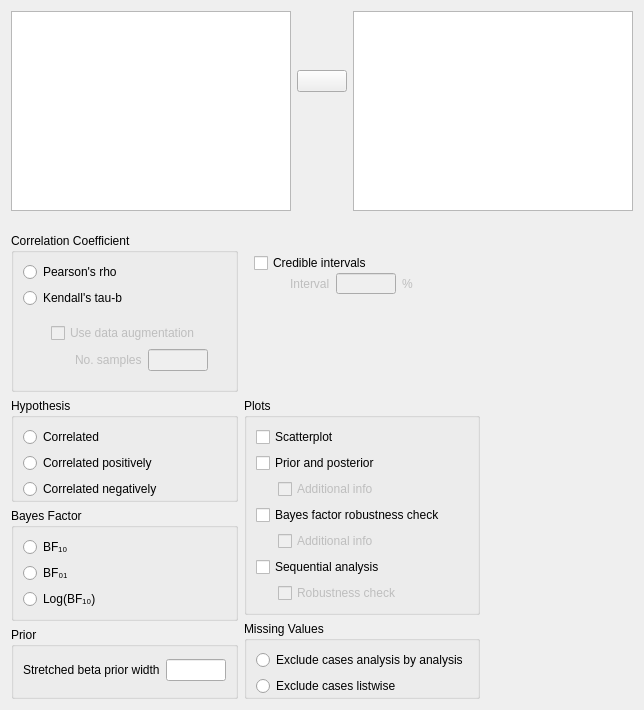
<?xml version="1.0" encoding="UTF-8"?>
<ui version="4.0">
 <class>CorrelationBayesianPairsForm</class>
 <widget class="QWidget" name="CorrelationBayesianPairsForm">
  <property name="geometry">
   <rect>
    <x>0</x>
    <y>0</y>
    <width>644</width>
    <height>691</height>
   </rect>
  </property>
  <property name="sizePolicy">
   <sizepolicy hsizetype="Fixed" vsizetype="Preferred">
    <horstretch>0</horstretch>
    <verstretch>0</verstretch>
   </sizepolicy>
  </property>
  <property name="windowTitle">
   <string>Form</string>
  </property>
  <layout class="QGridLayout" name="gridLayout_7">
   <property name="verticalSpacing">
    <number>0</number>
   </property>
   <item row="0" column="0">
    <widget class="QWidget" name="topWidget" native="true">
     <property name="sizePolicy">
      <sizepolicy hsizetype="Preferred" vsizetype="Fixed">
       <horstretch>0</horstretch>
       <verstretch>0</verstretch>
      </sizepolicy>
     </property>
     <layout class="QGridLayout" name="gridLayout">
      <property name="leftMargin">
       <number>0</number>
      </property>
      <property name="topMargin">
       <number>0</number>
      </property>
      <property name="rightMargin">
       <number>0</number>
      </property>
      <property name="verticalSpacing">
       <number>0</number>
      </property>
      <item row="1" column="1" rowspan="4">
       <widget class="AvailableFieldsListView" name="availableFields">
        <property name="sizePolicy">
         <sizepolicy hsizetype="Expanding" vsizetype="Preferred">
          <horstretch>0</horstretch>
          <verstretch>0</verstretch>
         </sizepolicy>
        </property>
        <property name="minimumSize">
         <size>
          <width>0</width>
          <height>200</height>
         </size>
        </property>
        <property name="maximumSize">
         <size>
          <width>16777215</width>
          <height>200</height>
         </size>
        </property>
       </widget>
      </item>
      <item row="1" column="3" rowspan="4">
       <widget class="BoundPairsTable" name="pairs">
        <property name="sizePolicy">
         <sizepolicy hsizetype="Expanding" vsizetype="Preferred">
          <horstretch>0</horstretch>
          <verstretch>0</verstretch>
         </sizepolicy>
        </property>
        <property name="minimumSize">
         <size>
          <width>0</width>
          <height>200</height>
         </size>
        </property>
        <property name="maximumSize">
         <size>
          <width>16777215</width>
          <height>200</height>
         </size>
        </property>
       </widget>
      </item>
      <item row="3" column="2" rowspan="2">
       <spacer name="verticalSpacer_3">
        <property name="orientation">
         <enum>Qt::Vertical</enum>
        </property>
        <property name="sizeType">
         <enum>QSizePolicy::Expanding</enum>
        </property>
        <property name="sizeHint" stdset="0">
         <size>
          <width>20</width>
          <height>40</height>
         </size>
        </property>
       </spacer>
      </item>
      <item row="1" column="2">
       <spacer name="verticalSpacer_5">
        <property name="orientation">
         <enum>Qt::Vertical</enum>
        </property>
        <property name="sizeType">
         <enum>QSizePolicy::Fixed</enum>
        </property>
        <property name="sizeHint" stdset="0">
         <size>
          <width>20</width>
          <height>40</height>
         </size>
        </property>
       </spacer>
      </item>
      <item row="2" column="2">
       <widget class="AssignButton" name="assignButton">
        <property name="sizePolicy">
         <sizepolicy hsizetype="Fixed" vsizetype="Fixed">
          <horstretch>0</horstretch>
          <verstretch>0</verstretch>
         </sizepolicy>
        </property>
        <property name="minimumSize">
         <size>
          <width>50</width>
          <height>0</height>
         </size>
        </property>
        <property name="maximumSize">
         <size>
          <width>50</width>
          <height>16777215</height>
         </size>
        </property>
        <property name="text">
         <string/>
        </property>
       </widget>
      </item>
     </layout>
    </widget>
   </item>
   <item row="2" column="0">
    <spacer name="verticalSpacer">
     <property name="orientation">
      <enum>Qt::Vertical</enum>
     </property>
     <property name="sizeHint" stdset="0">
      <size>
       <width>20</width>
       <height>40</height>
      </size>
     </property>
    </spacer>
   </item>
   <item row="1" column="0">
    <widget class="QWidget" name="options" native="true">
     <property name="sizePolicy">
      <sizepolicy hsizetype="Fixed" vsizetype="Preferred">
       <horstretch>0</horstretch>
       <verstretch>0</verstretch>
      </sizepolicy>
     </property>
     <layout class="QGridLayout" name="gridLayout_3">
      <property name="leftMargin">
       <number>0</number>
      </property>
      <property name="topMargin">
       <number>13</number>
      </property>
      <property name="rightMargin">
       <number>0</number>
      </property>
      <property name="bottomMargin">
       <number>0</number>
      </property>
      <item row="4" column="0">
       <widget class="QWidget" name="widget_2" native="true">
        <layout class="QGridLayout" name="gridLayout_5">
         <property name="leftMargin">
          <number>0</number>
         </property>
         <property name="topMargin">
          <number>0</number>
         </property>
         <property name="rightMargin">
          <number>0</number>
         </property>
         <property name="bottomMargin">
          <number>0</number>
         </property>
         <item row="2" column="0">
          <widget class="GroupBox" name="groupPrior">
           <property name="title">
            <string>Prior</string>
           </property>
           <layout class="QGridLayout" name="gridLayout_11">
            <property name="topMargin">
             <number>6</number>
            </property>
            <item row="0" column="1">
             <widget class="BoundTextBox" name="priorWidth">
              <property name="minimumSize">
               <size>
                <width>60</width>
                <height>0</height>
               </size>
              </property>
              <property name="maximumSize">
               <size>
                <width>60</width>
                <height>16777215</height>
               </size>
              </property>
             </widget>
            </item>
            <item row="0" column="0">
             <widget class="QLabel" name="label">
              <property name="text">
               <string>Stretched beta prior width</string>
              </property>
             </widget>
            </item>
            <item row="0" column="2">
             <spacer name="horizontalSpacer_2">
              <property name="orientation">
               <enum>Qt::Horizontal</enum>
              </property>
              <property name="sizeHint" stdset="0">
               <size>
                <width>0</width>
                <height>20</height>
               </size>
              </property>
             </spacer>
            </item>
           </layout>
          </widget>
         </item>
         <item row="0" column="0">
          <widget class="BoundGroupBox" name="hypothesis">
           <property name="title">
            <string>Hypothesis</string>
           </property>
           <property name="flat">
            <bool>true</bool>
           </property>
           <layout class="QGridLayout" name="gridLayout_9">
            <property name="bottomMargin">
             <number>0</number>
            </property>
            <item row="2" column="0">
             <widget class="QRadioButton" name="_3oneTailedLessThan">
              <property name="text">
               <string>Correlated negatively</string>
              </property>
             </widget>
            </item>
            <item row="1" column="0">
             <widget class="QRadioButton" name="_2oneTailedGreaterThan">
              <property name="text">
               <string>Correlated positively</string>
              </property>
             </widget>
            </item>
            <item row="0" column="0">
             <widget class="QRadioButton" name="_1twoTailed">
              <property name="text">
               <string>Correlated</string>
              </property>
             </widget>
            </item>
           </layout>
          </widget>
         </item>
         <item row="1" column="0">
          <widget class="BoundGroupBox" name="bayesFactorType">
           <property name="title">
            <string>Bayes Factor</string>
           </property>
           <property name="flat">
            <bool>true</bool>
           </property>
           <layout class="QGridLayout" name="gridLayout_13">
            <item row="1" column="0">
             <widget class="QRadioButton" name="_2">
              <property name="text">
               <string>BF₀₁</string>
              </property>
             </widget>
            </item>
            <item row="0" column="0">
             <widget class="QRadioButton" name="_1">
              <property name="text">
               <string>BF₁₀</string>
              </property>
             </widget>
            </item>
            <item row="2" column="0">
             <widget class="QRadioButton" name="_3">
              <property name="text">
               <string>Log(BF₁₀)</string>
              </property>
             </widget>
            </item>
            <item row="1" column="1">
             <widget class="QWidget" name="widget" native="true"/>
            </item>
           </layout>
          </widget>
         </item>
        </layout>
       </widget>
      </item>
      <item row="4" column="1">
       <widget class="QWidget" name="widget_3" native="true">
        <layout class="QGridLayout" name="gridLayout_2">
         <property name="leftMargin">
          <number>0</number>
         </property>
         <property name="topMargin">
          <number>0</number>
         </property>
         <property name="rightMargin">
          <number>0</number>
         </property>
         <property name="bottomMargin">
          <number>0</number>
         </property>
         <item row="2" column="0">
          <widget class="BoundGroupBox" name="missingValues">
           <property name="title">
            <string>Missing Values</string>
           </property>
           <property name="flat">
            <bool>true</bool>
           </property>
           <layout class="QGridLayout" name="gridLayout_6">
            <property name="bottomMargin">
             <number>0</number>
            </property>
            <item row="0" column="0">
             <widget class="QRadioButton" name="_1excludeAnalysisByAnalysis">
              <property name="text">
               <string>Exclude cases analysis by analysis</string>
              </property>
             </widget>
            </item>
            <item row="1" column="0">
             <widget class="QRadioButton" name="_2excludeListwise">
              <property name="text">
               <string>Exclude cases listwise</string>
              </property>
             </widget>
            </item>
           </layout>
          </widget>
         </item>
         <item row="0" column="0">
          <widget class="GroupBox" name="plotsGroup">
           <property name="title">
            <string>Plots</string>
           </property>
           <layout class="QGridLayout" name="gridLayout_4">
            <item row="1" column="0" colspan="3">
             <widget class="BoundCheckBox" name="plotPriorAndPosterior">
              <property name="text">
               <string>Prior and posterior</string>
              </property>
             </widget>
            </item>
            <item row="5" column="0" colspan="3">
             <widget class="BoundCheckBox" name="plotSequentialAnalysis">
              <property name="text">
               <string>Sequential analysis</string>
              </property>
             </widget>
            </item>
            <item row="3" column="0" colspan="3">
             <widget class="BoundCheckBox" name="plotBayesFactorRobustness">
              <property name="text">
               <string>Bayes factor robustness check</string>
              </property>
             </widget>
            </item>
            <item row="6" column="1" colspan="2">
             <widget class="BoundCheckBox" name="plotSequentialAnalysisRobustness">
              <property name="enabled">
               <bool>false</bool>
              </property>
              <property name="text">
               <string>Robustness check</string>
              </property>
             </widget>
            </item>
            <item row="2" column="1" colspan="2">
             <widget class="BoundCheckBox" name="plotPriorAndPosteriorAdditionalInfo">
              <property name="enabled">
               <bool>false</bool>
              </property>
              <property name="text">
               <string>Additional info</string>
              </property>
             </widget>
            </item>
            <item row="6" column="0">
             <widget class="QWidget" name="widget_5" native="true">
              <property name="maximumSize">
               <size>
                <width>16</width>
                <height>16777215</height>
               </size>
              </property>
             </widget>
            </item>
            <item row="0" column="0" colspan="3">
             <widget class="BoundCheckBox" name="plotScatter">
              <property name="text">
               <string>Scatterplot</string>
              </property>
             </widget>
            </item>
            <item row="4" column="1">
             <widget class="BoundCheckBox" name="plotBayesFactorRobustnessAdditionalInfo">
              <property name="enabled">
               <bool>false</bool>
              </property>
              <property name="text">
               <string>Additional info</string>
              </property>
             </widget>
            </item>
           </layout>
          </widget>
         </item>
        </layout>
       </widget>
      </item>
      <item row="2" column="0">
       <widget class="BoundGroupBox" name="corcoefficient">
        <property name="title">
         <string>Correlation Coefficient</string>
        </property>
        <property name="flat">
         <bool>true</bool>
        </property>
        <layout class="QGridLayout" name="gridLayout_8">
         <item row="2" column="1">
          <widget class="QWidget" name="latentCont" native="true">
           <property name="enabled">
            <bool>false</bool>
           </property>
           <layout class="QVBoxLayout" name="verticalLayout">
            <item>
             <widget class="BoundCheckBox" name="useLatentNormalKendallTau">
              <property name="enabled">
               <bool>false</bool>
              </property>
              <property name="text">
               <string>Use data augmentation</string>
              </property>
             </widget>
            </item>
            <item>
             <widget class="QWidget" name="kendallSamplesNumberContainer" native="true">
              <property name="enabled">
               <bool>false</bool>
              </property>
              <layout class="QHBoxLayout" name="horizontalLayout">
               <property name="leftMargin">
                <number>24</number>
               </property>
               <property name="topMargin">
                <number>0</number>
               </property>
               <property name="bottomMargin">
                <number>0</number>
               </property>
               <item>
                <widget class="QLabel" name="label_11_1">
                 <property name="text">
                  <string>No. samples</string>
                 </property>
                </widget>
               </item>
               <item>
                <widget class="BoundTextBox" name="tauSamplesNumber">
                 <property name="sizePolicy">
                  <sizepolicy hsizetype="Fixed" vsizetype="Preferred">
                   <horstretch>0</horstretch>
                   <verstretch>0</verstretch>
                  </sizepolicy>
                 </property>
                 <property name="minimumSize">
                  <size>
                   <width>60</width>
                   <height>0</height>
                  </size>
                 </property>
                 <property name="maximumSize">
                  <size>
                   <width>60</width>
                   <height>16777215</height>
                  </size>
                 </property>
                </widget>
               </item>
              </layout>
             </widget>
            </item>
           </layout>
          </widget>
         </item>
         <item row="0" column="0" colspan="2">
          <widget class="QRadioButton" name="radioButton">
           <property name="text">
            <string>Pearson's rho</string>
           </property>
          </widget>
         </item>
         <item row="1" column="0" colspan="2">
          <widget class="QRadioButton" name="radioButton_2">
           <property name="text">
            <string>Kendall's tau-b</string>
           </property>
          </widget>
         </item>
        </layout>
       </widget>
      </item>
      <item row="2" column="1">
       <widget class="QWidget" name="additionalStatsContainer" native="true">
        <widget class="BoundCheckBox" name="credibleInterval">
         <property name="geometry">
          <rect>
           <x>10</x>
           <y>20</y>
           <width>252</width>
           <height>20</height>
          </rect>
         </property>
         <property name="text">
          <string>Credible intervals</string>
         </property>
        </widget>
        <widget class="QWidget" name="ciValueContainer" native="true">
         <property name="enabled">
          <bool>false</bool>
         </property>
         <property name="geometry">
          <rect>
           <x>10</x>
           <y>40</y>
           <width>241</width>
           <height>21</height>
          </rect>
         </property>
         <layout class="QGridLayout" name="gridLayout_12">
          <property name="leftMargin">
           <number>0</number>
          </property>
          <property name="topMargin">
           <number>0</number>
          </property>
          <property name="rightMargin">
           <number>0</number>
          </property>
          <property name="bottomMargin">
           <number>0</number>
          </property>
          <item row="0" column="0">
           <widget class="QWidget" name="widget_9" native="true">
            <property name="minimumSize">
             <size>
              <width>30</width>
              <height>0</height>
             </size>
            </property>
           </widget>
          </item>
          <item row="0" column="3">
           <widget class="QLabel" name="label_2">
            <property name="text">
             <string>%</string>
            </property>
           </widget>
          </item>
          <item row="0" column="2">
           <widget class="BoundTextBox" name="ciValue">
            <property name="maximumSize">
             <size>
              <width>60</width>
              <height>16777215</height>
             </size>
            </property>
           </widget>
          </item>
          <item row="0" column="1">
           <widget class="QLabel" name="label_3">
            <property name="text">
             <string>Interval</string>
            </property>
           </widget>
          </item>
          <item row="0" column="4">
           <spacer name="horizontalSpacer">
            <property name="orientation">
             <enum>Qt::Horizontal</enum>
            </property>
            <property name="sizeHint" stdset="0">
             <size>
              <width>0</width>
              <height>20</height>
             </size>
            </property>
           </spacer>
          </item>
         </layout>
        </widget>
       </widget>
      </item>
     </layout>
    </widget>
   </item>
  </layout>
 </widget>
 <customwidgets>
  <customwidget>
   <class>AssignButton</class>
   <extends>QPushButton</extends>
   <header>widgets/assignbutton.h</header>
  </customwidget>
  <customwidget>
   <class>AvailableFieldsListView</class>
   <extends>QListView</extends>
   <header>widgets/availablefieldslistview.h</header>
  </customwidget>
  <customwidget>
   <class>GroupBox</class>
   <extends>QGroupBox</extends>
   <header>widgets/groupbox.h</header>
   <container>1</container>
  </customwidget>
  <customwidget>
   <class>BoundTextBox</class>
   <extends>QLineEdit</extends>
   <header>widgets/boundtextbox.h</header>
  </customwidget>
  <customwidget>
   <class>BoundGroupBox</class>
   <extends>QGroupBox</extends>
   <header>widgets/boundgroupbox.h</header>
   <container>1</container>
  </customwidget>
  <customwidget>
   <class>BoundCheckBox</class>
   <extends>QCheckBox</extends>
   <header>widgets/boundcheckbox.h</header>
  </customwidget>
  <customwidget>
   <class>BoundPairsTable</class>
   <extends>QTableView</extends>
   <header>widgets/boundpairstable.h</header>
  </customwidget>
 </customwidgets>
 <tabstops>
  <tabstop>availableFields</tabstop>
  <tabstop>assignButton</tabstop>
  <tabstop>pairs</tabstop>
  <tabstop>radioButton</tabstop>
  <tabstop>radioButton_2</tabstop>
  <tabstop>credibleInterval</tabstop>
  <tabstop>ciValue</tabstop>
  <tabstop>_1twoTailed</tabstop>
  <tabstop>_2oneTailedGreaterThan</tabstop>
  <tabstop>_3oneTailedLessThan</tabstop>
  <tabstop>plotScatter</tabstop>
  <tabstop>plotPriorAndPosterior</tabstop>
  <tabstop>plotPriorAndPosteriorAdditionalInfo</tabstop>
  <tabstop>plotBayesFactorRobustness</tabstop>
  <tabstop>plotSequentialAnalysis</tabstop>
  <tabstop>plotSequentialAnalysisRobustness</tabstop>
  <tabstop>_1</tabstop>
  <tabstop>_2</tabstop>
  <tabstop>_3</tabstop>
  <tabstop>priorWidth</tabstop>
  <tabstop>_1excludeAnalysisByAnalysis</tabstop>
  <tabstop>_2excludeListwise</tabstop>
 </tabstops>
 <resources/>
 <connections>
  <connection>
   <sender>plotSequentialAnalysis</sender>
   <signal>toggled(bool)</signal>
   <receiver>plotSequentialAnalysisRobustness</receiver>
   <slot>setEnabled(bool)</slot>
   <hints>
    <hint type="sourcelabel">
     <x>503</x>
     <y>479</y>
    </hint>
    <hint type="destinationlabel">
     <x>503</x>
     <y>507</y>
    </hint>
   </hints>
  </connection>
  <connection>
   <sender>plotPriorAndPosterior</sender>
   <signal>toggled(bool)</signal>
   <receiver>plotPriorAndPosteriorAdditionalInfo</receiver>
   <slot>setEnabled(bool)</slot>
   <hints>
    <hint type="sourcelabel">
     <x>503</x>
     <y>395</y>
    </hint>
    <hint type="destinationlabel">
     <x>503</x>
     <y>423</y>
    </hint>
   </hints>
  </connection>
  <connection>
   <sender>credibleInterval</sender>
   <signal>toggled(bool)</signal>
   <receiver>ciValueContainer</receiver>
   <slot>setEnabled(bool)</slot>
   <hints>
    <hint type="sourcelabel">
     <x>431</x>
     <y>268</y>
    </hint>
    <hint type="destinationlabel">
     <x>426</x>
     <y>289</y>
    </hint>
   </hints>
  </connection>
  <connection>
   <sender>plotBayesFactorRobustness</sender>
   <signal>toggled(bool)</signal>
   <receiver>plotBayesFactorRobustnessAdditionalInfo</receiver>
   <slot>setEnabled(bool)</slot>
   <hints>
    <hint type="sourcelabel">
     <x>480</x>
     <y>458</y>
    </hint>
    <hint type="destinationlabel">
     <x>432</x>
     <y>488</y>
    </hint>
   </hints>
  </connection>
  <connection>
   <sender>radioButton_2</sender>
   <signal>toggled(bool)</signal>
   <receiver>latentCont</receiver>
   <slot>setEnabled(bool)</slot>
   <hints>
    <hint type="sourcelabel">
     <x>157</x>
     <y>293</y>
    </hint>
    <hint type="destinationlabel">
     <x>155</x>
     <y>346</y>
    </hint>
   </hints>
  </connection>
  <connection>
   <sender>useLatentNormalKendallTau</sender>
   <signal>toggled(bool)</signal>
   <receiver>kendallSamplesNumberContainer</receiver>
   <slot>setEnabled(bool)</slot>
   <hints>
    <hint type="sourcelabel">
     <x>131</x>
     <y>320</y>
    </hint>
    <hint type="destinationlabel">
     <x>155</x>
     <y>359</y>
    </hint>
   </hints>
  </connection>
  <connection>
   <sender>useLatentNormalKendallTau</sender>
   <signal>toggled(bool)</signal>
   <receiver>plotBayesFactorRobustness</receiver>
   <slot>setDisabled(bool)</slot>
   <hints>
    <hint type="sourcelabel">
     <x>131</x>
     <y>320</y>
    </hint>
    <hint type="destinationlabel">
     <x>432</x>
     <y>488</y>
    </hint>
   </hints>
  </connection>
  <connection>
   <sender>useLatentNormalKendallTau</sender>
   <signal>toggled(bool)</signal>
   <receiver>plotSequentialAnalysis</receiver>
   <slot>setDisabled(bool)</slot>
   <hints>
    <hint type="sourcelabel">
     <x>131</x>
     <y>320</y>
    </hint>
    <hint type="destinationlabel">
     <x>432</x>
     <y>536</y>
    </hint>
   </hints>
  </connection>
  <connection>
   <sender>radioButton_2</sender>
   <signal>toggled(bool)</signal>
   <receiver>useLatentNormalKendallTau</receiver>
   <slot>setEnabled(bool)</slot>
   <hints>
    <hint type="sourcelabel">
     <x>137</x>
     <y>293</y>
    </hint>
    <hint type="destinationlabel">
     <x>155</x>
     <y>329</y>
    </hint>
   </hints>
  </connection>
 </connections>
</ui>
